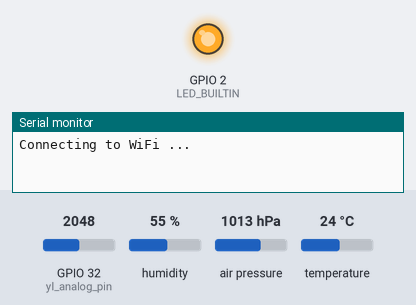
A program run on a simulated ESP32. Shown: output pins drawn as LEDs (lit = HIGH), the last lines printed to the serial monitor. The test bench sets the inputs (shaded band); at power-on: GPIO 32 (yl_analog_pin) = 2048, humidity 55 %, air pressure 1013 hPa, temperature 24 °C. WiFi joins after 1.5 s; servers stay silent unless stated; no MQTT or app messages arrive unless stated.

Above: at 0.1 s.
At 0.6 s:
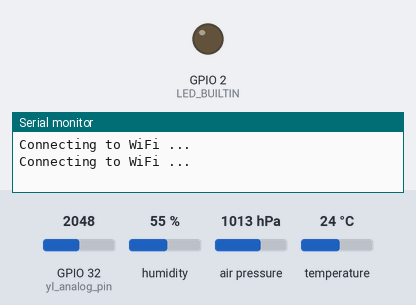
Timing chart, 0 to 2.5 s (numbered marks = the images above):
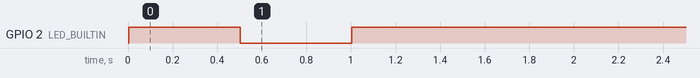

The program:

main.cpp
```cpp
#include <Arduino.h>
#include <WiFi.h>
#include <ThingSpeak.h>
#include <PubSubClient.h>
#include <mqtt_secrets.h>

#include <Wire.h>
#include <Adafruit_Sensor.h>
#include <Adafruit_BME280.h>
#include <Adafruit_MCP9808.h>

#include <AsyncTCP.h>
#include <ESPAsyncWebServer.h>
#include <WebSerial.h>

#define channel_id 2463135
#define write_api_key "V5HXBBRF8G4HKIDI"
WiFiClient wifi_client;

AsyncWebServer web_server(80);

// #define wifi_ssid "Orange_Gosc_7AD0"
// #define wifi_password "dupadupa"
// #define wifi_ssid "Orange_Swiatlowod_7AD0"
// #define wifi_password "7adkKdbCs7PHKp4ea3"

#define wifi_ssid "zetor"
#define wifi_password "ursus360"
#define wifi_timeout 60000


// PubSubClient MQTT_CLIENT;
PubSubClient MQTT_client(wifi_client);
const char* mqtt_server = "mqtt3.thingspeak.com";
const char* publishTopic ="channels/2463135/publish";


#define SEALEVELPRESSURE_HPA (1013.25)
Adafruit_BME280 bme; // I2C
float bme_temperature;
float bme_humidity;
float bme_pressure;
float bme_altitude;

Adafruit_MCP9808  mcp;
float mcp_temperature;

const int yl_digital_pin = 16;
const int yl_analog_pin = 32;
float rain_analog;
bool rain = false;

unsigned long last_upload_time = 0;
unsigned long upload_interval = 15000;
String ip_address = "192.168.10.201";
float offset = 0.0;

void initWiFi()
{
    WiFi.mode(WIFI_STA);
    WiFi.begin(wifi_ssid, wifi_password);
    unsigned long start = millis();
    while (WiFi.status() != WL_CONNECTED && millis() - start < wifi_timeout)
    {
        Serial.println("Connecting to WiFi ...");
        digitalWrite(LED_BUILTIN, !digitalRead(LED_BUILTIN));
        delay(500);
    }

    if(WiFi.status() == WL_CONNECTED){
        Serial.println("Connected to WiFi");
        Serial.println(WiFi.localIP());
    }
    else{
        Serial.println("CONNECTING TO WIFI FAILED - restarting ESP32");
        digitalWrite(LED_BUILTIN, LOW);
        delay(5000);
        ESP.restart();
    }
}

void print_values() {
    Serial.println();
    Serial.print("MCP TEMP = ");
    Serial.print(mcp_temperature);
    Serial.println(" *C");

    Serial.print("Temperature = ");
    Serial.print(bme_temperature);
    Serial.println(" *C");

    Serial.print("Pressure = ");
    Serial.print(bme_pressure);
    Serial.println(" hPa");

    Serial.print("Approx. Altitude = ");
    Serial.print(bme_altitude);
    Serial.println(" m");

    Serial.print("Humidity = ");
    Serial.print(bme_humidity);
    Serial.println(" %");

    Serial.print("RainFall = ");
    Serial.println(rain);
}

void print_web_values() {
    WebSerial.println();
    WebSerial.print("MCP temp = ");
    WebSerial.print(mcp_temperature);
    WebSerial.print(" *C");
    WebSerial.print(" | ");
    delay(100);

    WebSerial.print("MBE temp = ");
    WebSerial.print(bme_temperature);
    WebSerial.print(" *C");
    WebSerial.print(" | ");
    delay(100);

    WebSerial.print(bme_pressure);
    WebSerial.print(" hPa");
    WebSerial.print(" | ");
    delay(100);

    WebSerial.print(bme_humidity);
    WebSerial.print(" %");
    WebSerial.print(" | ");
    delay(100);

    WebSerial.print(rain);
    WebSerial.print(" rain");
    delay(100);
}

void recvMsg(uint8_t *data, size_t len){
    WebSerial.println("Received Data...");
    String d = "";
    for(int i=0; i < len; i++){
        d += char(data[i]);
    }
    WebSerial.println(d);
    if (d == "reset"){
        Serial.println("web reset");
        WebSerial.println("web reset");
        delay(2000);
        ESP.restart();
    }
    if (d.toFloat()){
        offset = d.toFloat();
        WebSerial.println("New offset value ");
        WebSerial.print(offset);
        Serial.println("New offset value ");
        Serial.print(offset);
    }
}

void getBMEvalues() {
    bme_temperature = bme.readTemperature();
    bme_pressure = bme.readPressure() / 100.0F;
    bme_altitude = bme.readAltitude(SEALEVELPRESSURE_HPA);
    bme_humidity = bme.readHumidity();
}

void getMCPvalues()
{
    mcp_temperature = mcp.readTempC() - offset;
}

void getYLvalues(){
    rain_analog = analogRead(yl_analog_pin);
    Serial.println(rain_analog);
    rain_analog < 850 ? rain = true : rain = false;
}

void MQTTreconnect() {
    // Loop until we're reconnected
    while (!MQTT_client.connected()) {
        Serial.println("Connecting with MQTT broker...");
        if (MQTT_client.connect(SECRET_MQTT_USERNAME, SECRET_MQTT_CLIENT_ID, SECRET_MQTT_PASSWORD))
        {
            Serial.println("connected");
        }
        else
        {
            Serial.println("failed connecting to MQTT broker, ");
            Serial.print(MQTT_client.state());
            Serial.println(" try again in 5 seconds");
            delay(5000);
        }
    }
}

void send_data_to_cloud_https()
{
    ThingSpeak.setField(1, mcp_temperature);
    ThingSpeak.setField(2, bme_pressure);
    ThingSpeak.setField(3, bme_humidity);
    // ThingSpeak.setField(4, rainfall_value);
    // ThingSpeak.setField(5, rain_indicator);

    ThingSpeak.writeFields(channel_id,write_api_key);
    Serial.println("SENT DATA TO CLOUD");
}

void send_data_to_cloud_MQTT()
{
    String dataText = String("field1=" + String(mcp_temperature) +
                            "&field2=" + String(bme_pressure) +
                            "&field3=" + String(bme_humidity) +
                            "&field4=" + String(rain) +
                            "&status=MQTTPUBLISH");


    if (MQTT_client.publish(publishTopic, dataText.c_str()))
        Serial.println("Message published ["+String(publishTopic)+"]: " + dataText);
    else Serial.println("Error publishing");
}

void setup() {
    Serial.begin(115200);
    pinMode(LED_BUILTIN, OUTPUT);

    MQTT_client.setServer(mqtt_server, 1883);
    initWiFi();

    WebSerial.begin(&web_server);
    WebSerial.msgCallback(recvMsg);
    web_server.begin();

    if (!bme.begin(0x76)) {
        Serial.println("Could not find a valid BME280 sensor, check wiring!");
    }
    else{
        Serial.println("BME280 detected");
        Serial.println();
    }

    if (!mcp.begin(0x18)) {
        Serial.println("Could not find a valid MCP9808 sensor, check wiring!");
    }
    else{
        Serial.println("MCP9808 detected");
        Serial.println();
        mcp.printSensorDetails();
    }
}

void loop() {
    digitalWrite(LED_BUILTIN, WiFi.status() == WL_CONNECTED);

    if(WiFi.localIP().toString() == "0.0.0.0") {
        digitalWrite(LED_BUILTIN, LOW);
        Serial.println("Connection lost...");
        ESP.restart();
    }
    else{
        digitalWrite(LED_BUILTIN, HIGH);

        if(!MQTT_client.connected()) MQTTreconnect();
        else
        {
            MQTT_client.loop();

            if(millis() - last_upload_time > upload_interval)
            {
                getBMEvalues();
                getMCPvalues();
                getYLvalues();

                print_values();
                print_web_values();

                send_data_to_cloud_MQTT();

                last_upload_time = millis();
            }
        }
    }
}
```

mqtt_secrets.h
```cpp
#define SECRET_MQTT_USERNAME "NzcCKDc0KSAGNAcnJywwDAw"
#define SECRET_MQTT_CLIENT_ID "NzcCKDc0KSAGNAcnJywwDAw"
#define SECRET_MQTT_PASSWORD "Y4r8n6gA5rMpNv0KfUzEd0Mo"
```
